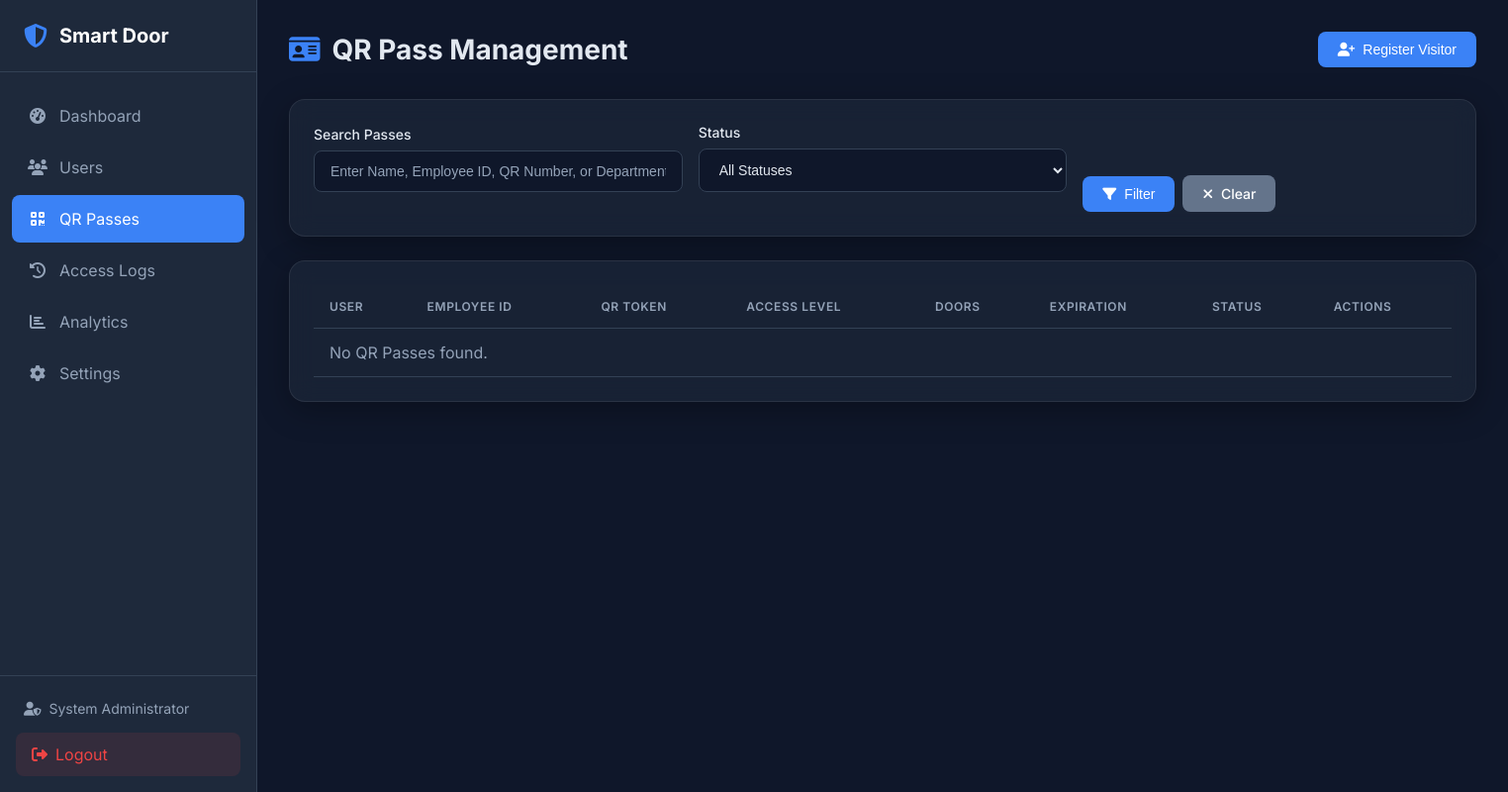
The app's page /admin/qr/passes (signed in), older data.
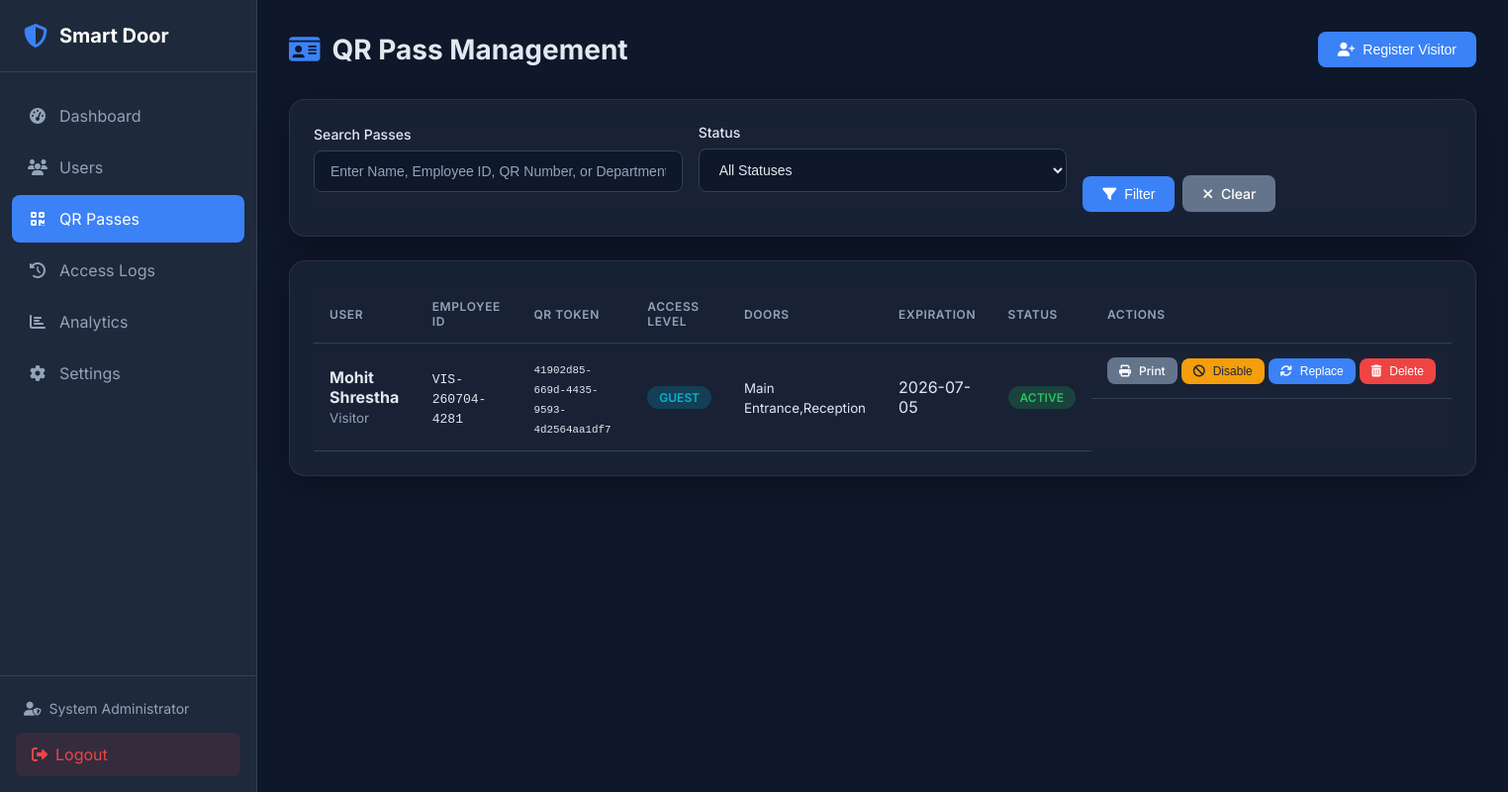
The same page, newer data.
### tables this page shows
CREATE TABLE qr_passes (
    id INTEGER PRIMARY KEY AUTOINCREMENT,
    user_id INTEGER NOT NULL,
    qr_token VARCHAR(255) UNIQUE NOT NULL,
    status VARCHAR(20) DEFAULT 'Active', -- 'Active', 'Disabled', 'Expired', 'Revoked', 'Lost', 'Replaced'
    issue_date DATETIME DEFAULT CURRENT_TIMESTAMP,
    expiration_date DATETIME NULL,
    access_level VARCHAR(50) DEFAULT 'Normal',
    allowed_doors TEXT DEFAULT 'Main Entrance',
    access_schedule TEXT, -- JSON schedule, e.g. {"days": [1,2,3,4,5], "start_time": "09:00", "end_time": "18:00"}
    created_at DATETIME DEFAULT CURRENT_TIMESTAMP,
    updated_at DATETIME DEFAULT CURRENT_TIMESTAMP,
    FOREIGN KEY (user_id) REFERENCES users(id) ON DELETE CASCADE
);

CREATE TABLE users (
    id INTEGER PRIMARY KEY AUTOINCREMENT,
    employee_id VARCHAR(50) UNIQUE NOT NULL,
    first_name VARCHAR(50) NOT NULL,
    last_name VARCHAR(50) NOT NULL,
    email VARCHAR(100) UNIQUE,
    phone VARCHAR(20),
    department VARCHAR(100),
    designation VARCHAR(100),
    is_active BOOLEAN DEFAULT 1,
    face_enrolled BOOLEAN DEFAULT 0,
    fingerprint_enrolled BOOLEAN DEFAULT 0,
    created_at DATETIME DEFAULT CURRENT_TIMESTAMP,
    updated_at DATETIME DEFAULT CURRENT_TIMESTAMP,
    created_by INTEGER, user_type VARCHAR(50) DEFAULT 'Employee', access_level VARCHAR(50) DEFAULT 'Normal', allowed_doors TEXT DEFAULT 'Main Entrance', status VARCHAR(20) DEFAULT 'Active', expiration_date DATETIME NULL,
    FOREIGN KEY (created_by) REFERENCES admin(id)
);

### web/routes/qr_routes.py (the view)
@qr_bp.route('/admin/qr/passes')
@login_required
def list_passes():
    search = request.args.get('search', '').strip()
    status = request.args.get('status', '').strip()
    page = int(request.args.get('page', 1))
    per_page = 20
    passes = qr_repo.get_all_passes(
        limit=per_page,
        offset=(page - 1) * per_page,
        search=search,
        status=status
    )
    return render_template(
        'qr/list.html',
        passes=passes,
        page=page,
        search=search,
        status_filter=status
    )

### database/db_manager.py (called while the page is built, shortened)
    def _get_connection(self) -> sqlite3.Connection:
        return self._local.connection

    def execute(self, query: str, params: tuple = ()) -> sqlite3.Cursor:
        conn = self._get_connection()
        cursor = conn.cursor()
        cursor.execute(query, params)
        return cursor

### web/routes/qr_routes.py (called while the page is built)
def login_required(f):
    @wraps(f)
    def decorated_function(*args, **kwargs):
        if 'admin_id' not in session:
            flash('Please log in to access this page.', 'warning')
            return redirect(url_for('login'))
        return f(*args, **kwargs)
    return decorated_function

### web/templates/qr/list.html (shortened to what this page needs)
{% extends "base.html" %}
{% block extra_css %}
<link rel="stylesheet" href="{{ url_for('static', filename='css/qr.css') }}">
{% endblock %}
{% block content %}
<div class="page-header">
    <h1><i class="fas fa-id-card"></i> QR Pass Management</h1>
    <button class="btn btn-primary" onclick="document.getElementById('add-visitor-modal').style.display='flex'">
        <i class="fas fa-user-plus"></i> Register Visitor
    </button>
</div>
<div class="qr-glass-card">
    <form method="GET" class="filter-form">
        <div class="form-row">
            <div class="form-group" style="flex: 2;">
                <label for="search">Search Passes</label>
                <input type="text" id="search" name="search" value="{{ search or '' }}"
                       placeholder="Enter Name, Employee ID, QR Number, or Department...">
            </div>
            <div class="form-group">
                <label for="status">Status</label>
                <select id="status" name="status">
                    <option value="">All Statuses</option>
                </select>
            </div>
            <div class="form-group" style="display: flex; align-items: flex-end; gap: 0.5rem; margin-bottom: 0;">
                <button type="submit" class="btn btn-primary">
                    <i class="fas fa-filter"></i> Filter
                </button>
                <a href="{{ url_for('qr.list_passes') }}" class="btn btn-secondary">
                    <i class="fas fa-times"></i> Clear
                </a>
            </div>
        </div>
    </form>
</div>
<div class="qr-glass-card">
    <div class="table-responsive">
        <table class="table">
            <thead>
                <tr>
                    <th>User</th>
                    <th>Employee ID</th>
                    <th>QR Token</th>
                    <th>Access Level</th>
                    <th>Doors</th>
                    <th>Expiration</th>
                    <th>Status</th>
                    <th>Actions</th>
                </tr>
            </thead>
            <tbody>
                {% if passes %}
                    {% for p in passes %}
                    <tr>
                        <td><strong>{{ p.first_name }} {{ p.last_name }}</strong><br><small class="text-muted">{{ p.department or '-' }}</small></td>
                        <td><code>{{ p.employee_id }}</code></td>
                        <td><small><code>{{ p.qr_token }}</code></small></td>
                        <td><span class="badge badge-info">{{ p.access_level }}</span></td>
                        <td><small>{{ p.allowed_doors }}</small></td>
                        <td>
                            {% if p.expiration_date %}
                                {{ p.expiration_date.split(' ')[0] }}
                            {% else %}
                                <span class="text-muted">Lifetime</span>
                            {% endif %}
                        </td>
                        <td>
                            {% if p.status == 'Active' %}
                                <span class="badge badge-success">Active</span>
                            {% elif p.status == 'Disabled' %}
                                <span class="badge badge-warning">Disabled</span>
                            {% elif p.status == 'Expired' %}
                                <span class="badge badge-expired">Expired</span>
                            {% elif p.status == 'Revoked' %}
                                <span class="badge badge-revoked">Revoked</span>
                            {% elif p.status == 'Lost' %}
                                <span class="badge badge-lost">Lost</span>
                            {% else %}
                                <span class="badge badge-replaced">Replaced</span>
                            {% endif %}
                        </td>
                        <td class="actions">
                            <a href="{{ url_for('qr.print_pass', pass_id=p.id) }}" class="btn btn-sm btn-secondary" title="Print Card" target="_blank">
                                <i class="fas fa-print"></i> Print
                            </a>
                            {% if p.status == 'Active' %}
                            <form method="POST" action="{{ url_for('qr.toggle_pass_status', pass_id=p.id) }}" style="display: inline;">
                                <button type="submit" class="btn btn-sm btn-warning" title="Disable Pass">
                                    <i class="fas fa-ban"></i> Disable
                                </button>
                            </form>
                            {% elif p.status == 'Disabled' %}
                            <form method="POST" action="{{ url_for('qr.toggle_pass_status', pass_id=p.id) }}" style="display: inline;">
                                <button type="submit" class="btn btn-sm btn-success" title="Enable Pass">
                                    <i class="fas fa-check"></i> Enable
                                </button>
                            </form>
                            {% endif %}
                            <form method="POST" action="{{ url_for('qr.regenerate_pass', user_id=p.user_id) }}" style="display: inline;"
                                  onsubmit="return confirm('Regenerating will immediately revoke this card and issue a new secure UUID token. Proceed?');">
                                <button type="submit" class="btn btn-sm btn-primary" title="Regenerate/Replace">
                                    <i class="fas fa-sync"></i> Replace
                                </button>
                            </form>
                            <form method="POST" action="{{ url_for('qr.delete_pass', pass_id=p.id) }}" style="display: inline;"
                                  onsubmit="return confirm('Are you sure you want to permanently delete this QR Pass and its visitor record?');">
                                <button type="submit" class="btn btn-sm btn-danger" title="Delete Pass">
                                    <i class="fas fa-trash-alt"></i> Delete
                                </button>
                            </form>
                        </td>
                    </tr>
                    {% endfor %}
                {% else %}
                <tr>
                    <td colspan="8" class="text-center text-muted">No QR Passes found.</td>
                </tr>
                {% endif %}
            </tbody>
        </table>
    </div>
</div>
{% endblock %}

### web/templates/base.html (shortened to what this page needs)
<!DOCTYPE html>
<html lang="en">
<head>
    <link rel="stylesheet" href="{{ url_for('static', filename='css/style.css') }}">
    <link rel="stylesheet" href="https://cdnjs.cloudflare.com/ajax/libs/font-awesome/6.4.0/css/all.min.css">
    {% block extra_css %}{% endblock %}
</head>
<body>
    {% if session.get('admin_id') %}
    <nav class="sidebar">
        <div class="sidebar-header">
            <i class="fas fa-shield-alt"></i>
            <span>Smart Door</span>
        </div>
        <ul class="nav-menu">
            <li class="nav-item">
                <a href="{{ url_for('dashboard') }}" class="nav-link {% if request.endpoint == 'dashboard' %}active{% endif %}">
                    <i class="fas fa-tachometer-alt"></i>
                    <span>Dashboard</span>
                </a>
            </li>
            <li class="nav-item">
                <a href="{{ url_for('users') }}" class="nav-link {% if request.endpoint and 'user' in request.endpoint %}active{% endif %}">
                    <i class="fas fa-users"></i>
                    <span>Users</span>
                </a>
            </li>
            <li class="nav-item">
                <a href="{{ url_for('qr.dashboard') }}" class="nav-link {% if request.endpoint and 'qr.' in request.endpoint %}active{% endif %}">
                    <i class="fas fa-qrcode"></i>
                    <span>QR Passes</span>
                </a>
            </li>
            <li class="nav-item">
                <a href="{{ url_for('logs') }}" class="nav-link {% if request.endpoint == 'logs' %}active{% endif %}">
                    <i class="fas fa-history"></i>
                    <span>Access Logs</span>
                </a>
            </li>
            <li class="nav-item">
                <a href="{{ url_for('analytics') }}" class="nav-link {% if request.endpoint == 'analytics' %}active{% endif %}">
                    <i class="fas fa-chart-bar"></i>
                    <span>Analytics</span>
                </a>
            </li>
            <li class="nav-item">
                <a href="{{ url_for('settings') }}" class="nav-link {% if request.endpoint == 'settings' %}active{% endif %}">
                    <i class="fas fa-cog"></i>
                    <span>Settings</span>
                </a>
            </li>
        </ul>
        <div class="sidebar-footer">
            <div class="admin-info">
                <i class="fas fa-user-shield"></i>
                <span>{{ session.get('admin_name', 'Admin') }}</span>
            </div>
            <a href="{{ url_for('logout') }}" class="logout-btn">
                <i class="fas fa-sign-out-alt"></i>
                <span>Logout</span>
            </a>
        </div>
    </nav>
    {% endif %}
    <main class="main-content {% if not session.get('admin_id') %}full-width{% endif %}">
        {% block content %}{% endblock %}
    </main>
</body>
</html>

### web/static/css/style.css (style rules this page uses)
:root { --primary: #3b82f6; --primary-dark: #2563eb; --secondary: #64748b; --success: #22c55e; --danger: #ef4444; --warning: #f59e0b; --info: #06b6d4; --dark: #1e293b; --darker: #0f172a; --light: #f1f5f9; --white: #ffffff; --border: #334155; --text: #e2e8f0; --text-muted: #94a3b8; --sidebar-width: 260px; }
* { margin: 0; padding: 0; box-sizing: border-box; }
body { font-family: 'Inter', -apple-system, BlinkMacSystemFont, sans-serif; background-color: var(--darker); color: var(--text); min-height: 100vh; display: flex; }
a { text-decoration: none; color: inherit; }
.sidebar { width: var(--sidebar-width); height: 100vh; background: var(--dark); position: fixed; left: 0; top: 0; display: flex; flex-direction: column; border-right: 1px solid var(--border); }
.sidebar-header { padding: 1.5rem; display: flex; align-items: center; gap: 0.75rem; border-bottom: 1px solid var(--border); }
.sidebar-header i { font-size: 1.5rem; color: var(--primary); }
.sidebar-header span { font-size: 1.25rem; font-weight: 700; color: var(--white); }
.nav-menu { list-style: none; padding: 1rem 0; flex: 1; }
.nav-item { margin: 0.25rem 0.75rem; }
.nav-link { display: flex; align-items: center; gap: 0.75rem; padding: 0.875rem 1rem; border-radius: 0.5rem; transition: all 0.2s; color: var(--text-muted); }
.nav-link.active { background: var(--primary); color: var(--white); }
.nav-link i { width: 1.25rem; text-align: center; }
.sidebar-footer { padding: 1rem; border-top: 1px solid var(--border); }
.admin-info { display: flex; align-items: center; gap: 0.5rem; padding: 0.5rem; font-size: 0.875rem; color: var(--text-muted); margin-bottom: 0.5rem; }
.logout-btn { display: flex; align-items: center; gap: 0.5rem; padding: 0.75rem 1rem; background: rgba(239, 68, 68, 0.1); color: var(--danger); border-radius: 0.5rem; transition: all 0.2s; }
.main-content { flex: 1; margin-left: var(--sidebar-width); padding: 2rem; min-height: 100vh; }
.page-header { display: flex; justify-content: space-between; align-items: center; margin-bottom: 2rem; }
.page-header h1 { font-size: 1.75rem; font-weight: 700; display: flex; align-items: center; gap: 0.75rem; }
.page-header h1 i { color: var(--primary); }
.table { width: 100%; border-collapse: collapse; }
.table th, .table td { padding: 0.875rem 1rem; text-align: left; border-bottom: 1px solid var(--border); }
.table th { font-weight: 600; color: var(--text-muted); font-size: 0.75rem; text-transform: uppercase; letter-spacing: 0.05em; }
.badge { display: inline-block; padding: 0.25rem 0.75rem; border-radius: 9999px; font-size: 0.75rem; font-weight: 600; text-transform: uppercase; }
.badge-success { background: rgba(34, 197, 94, 0.2); color: var(--success); }
.badge-info { background: rgba(6, 182, 212, 0.2); color: var(--info); }
.btn { display: inline-flex; align-items: center; gap: 0.5rem; padding: 0.625rem 1.25rem; border-radius: 0.5rem; font-weight: 500; font-size: 0.875rem; border: none; cursor: pointer; transition: all 0.2s; }
.btn-sm { padding: 0.375rem 0.75rem; font-size: 0.75rem; }
.btn-primary { background: var(--primary); color: var(--white); }
.btn-secondary { background: var(--secondary); color: var(--white); }
.btn-danger { background: var(--danger); color: var(--white); }
.btn-warning { background: var(--warning); color: var(--dark); }
.form-group { margin-bottom: 1.25rem; }
.form-group label { display: flex; align-items: center; gap: 0.5rem; margin-bottom: 0.5rem; font-weight: 500; font-size: 0.875rem; color: var(--text); }
.form-group input, .form-group select, .form-group textarea { width: 100%; padding: 0.75rem 1rem; background: var(--darker); border: 1px solid var(--border); border-radius: 0.5rem; color: var(--text); font-size: 0.875rem; transition: all 0.2s; }
.form-group input::placeholder { color: var(--text-muted); }
.form-row { display: grid; grid-template-columns: repeat(auto-fit, minmax(200px, 1fr)); gap: 1rem; }
.text-muted { color: var(--text-muted); }
.actions { display: flex; gap: 0.25rem; align-items: center; }
.actions .btn { font-size: 0.75rem; padding: 0.375rem 0.75rem; }
.actions { display: flex; gap: 0.25rem; }
.filter-form .form-row { align-items: flex-end; }

Row changes from the older to the newer data that the page shows:
added qr_passes: first_name "Mohit", last_name "Shrestha", department "Visitor", employee_id "VIS-260704-4281", qr_token "41902d85-669d-4435-9593-4d2564aa1df7", access_level "GUEST", allowed_doors "Main Entrance,Reception", expiration_date "2026-07-05", status "ACTIVE"
Text that changed along with them:
text no longer shown: "No QR Passes found."
